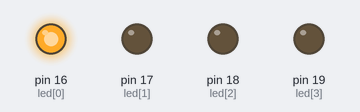
A sketch run on a simulated Arduino Uno, built with avr-gcc and run on an emulated ATmega328P. Parts: output pins drawn as LEDs (lit = HIGH).

Above: at 0.1 s.
At 1.3 s:
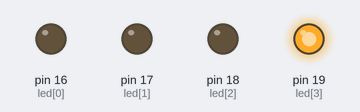
At 1.9 s:
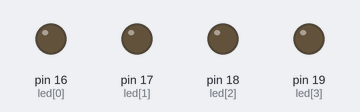
At 2.9 s:
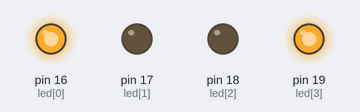
At 3.9 s:
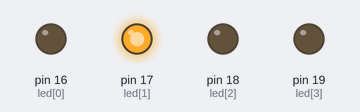
At 7.7 s:
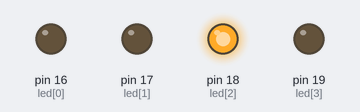
Timing chart, 0 to 8.0 s (numbered marks = the images above):
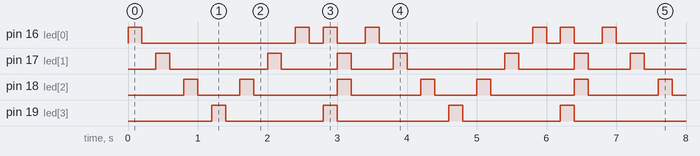

The sketch:

rp2040_function2.ino
```cpp
int led[] = { 16, 17, 18, 19 };
void setup() {
  setpin();
}

void loop() {
  blinkF();
  blinkR();
  aaa();
}

void setpin() {
  for (int i = 0; i <= 3; i++) {
    pinMode(led[i], OUTPUT);
  }
}

void blinkF() {
  for (int i = 0; i <= 3; i++) {
    digitalWrite(led[i], HIGH);
    delay(200);
    digitalWrite(led[i], LOW);
    delay(200);
  }
}

void blinkR() {
  for (int i = 2; i >= 0; i--) {
    digitalWrite(led[i], HIGH);
    delay(200);
    digitalWrite(led[i], LOW);
    delay(200);
  }
}

void aaa() {
  digitalWrite(led[0], HIGH);
  digitalWrite(led[3], HIGH);
  digitalWrite(led[1], LOW);
  digitalWrite(led[2], LOW);
  delay(200);
  digitalWrite(led[0], LOW);
  digitalWrite(led[3], LOW);
  digitalWrite(led[1], HIGH);
  digitalWrite(led[2], HIGH);
  delay(200);
  digitalWrite(led[0], LOW);
  digitalWrite(led[3], LOW);
  digitalWrite(led[1], LOW);
  digitalWrite(led[2], LOW);
  delay(200);
}
```

Measured:
- by itself, pin 16 (led[0]): repeats every 3.4 s: LOW 2.2 s, HIGH 0.20 s, LOW 0.20 s, HIGH 0.20 s, LOW 0.40 s, HIGH 0.20 s
- by itself, pin 17 (led[1]): repeats every 3.4 s: LOW 1.4 s, HIGH 0.20 s, LOW 0.80 s, HIGH 0.20 s, LOW 0.60 s, HIGH 0.20 s
- by itself, pin 18 (led[2]): repeats every 3.4 s: LOW 0.60 s, HIGH 0.20 s, LOW 1.2 s, HIGH 0.20 s, LOW 1.0 s, HIGH 0.20 s
- by itself, pin 19 (led[3]): alternates HIGH for 0.20 s and LOW for 1.5 s
